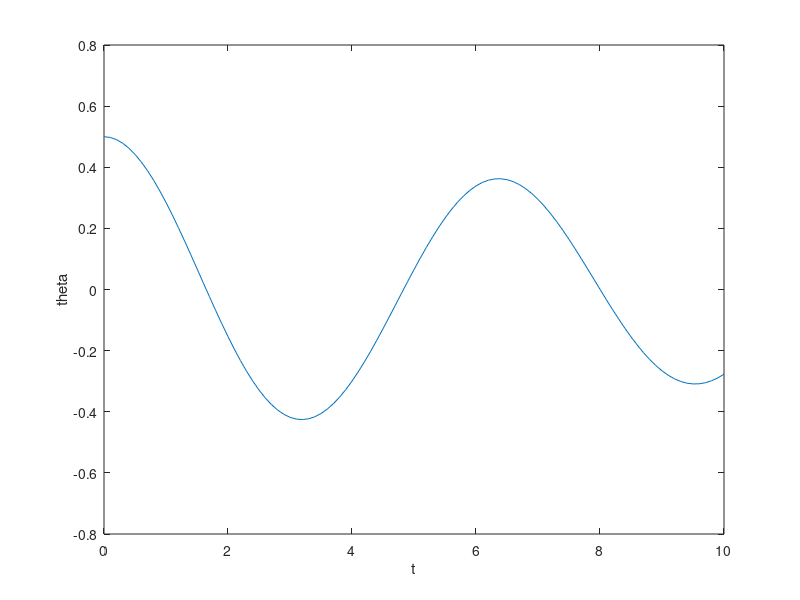

The MATLAB source for this figure:
% yhtälön oikean puolen funktio vektorimuodossa
f = @(theta) [theta(2), -0.1*theta(2) - sin(theta(1))];
h = 0.1;
t = 0 : h : 10;
step_count = length(t);
% riippuva muuttuja myös vektorimuodossa [theta_0, theta_1]
theta = zeros(step_count,2);
theta(1,1) = 0.5;
theta(2,1) = 0;

for step = 1 : step_count-1
  theta_n = theta(step,:);
  k1 = h*f(theta_n);
  k2 = h*f(theta_n + k1/2);
  k3 = h*f(theta_n + k2/2);
  k4 = h*f(theta_n + k3);
  theta(step+1,:) = theta_n + k1/6 + k2/3 + k3/3 + k4/6;
end

% theta(1) on haluttu funktio, theta(2) sen derivaatta
plot(t, theta(:,1))
xlabel('t');
ylabel('theta');

